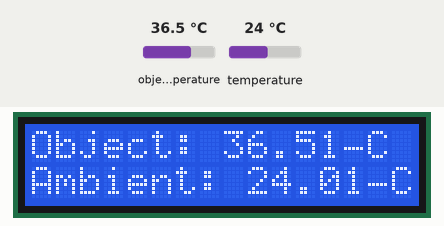
This sketch was run on a simulated Arduino Uno, built with avr-gcc and run on an emulated ATmega328P. Shown: 16×2 character LCD. The inputs (shaded band) are chosen by the test bench; at power-on: object temperature 36.5 °C, temperature 24 °C. What the sketch prints to the serial monitor is not drawn.

Above: at 1.2 s.
1.3 s: object temperature set to 20 °C
At 2.7 s:
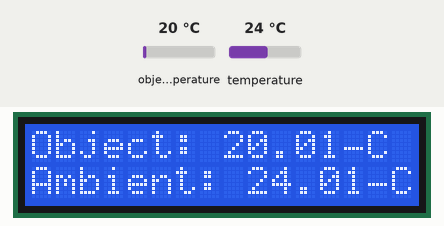
3.6 s: temperature set to 12 °C
At 5.5 s:
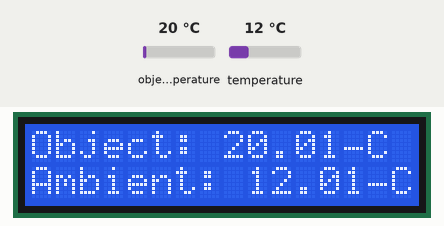
5.9 s: object temperature set to 26 °C
At 7.2 s:
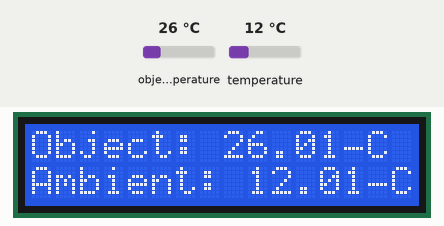
8.2 s: temperature set to 19 °C
At 8.9 s:
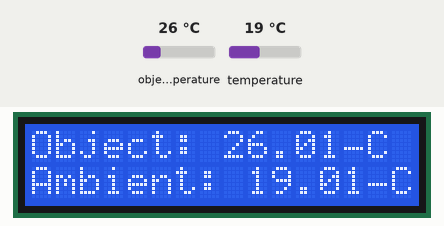
Timing chart, 0 to 11.2 s (numbered marks = the images above; inputs shaded):
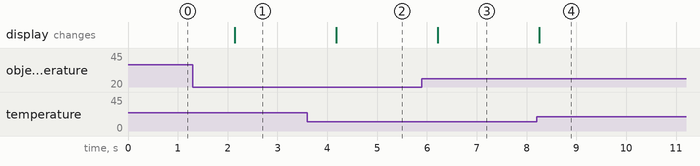

The sketch:

calor_y_lcd.ino
```cpp
#include <LiquidCrystal_I2C.h>
#include <Wire.h>
#include <SparkFunMLX90614.h>

LiquidCrystal_I2C lcd(0x27, 2, 1, 0, 4, 5, 6, 7, 3, POSITIVE);  // Set the LCD I2C address
IRTherm therm;

void setup() {
  // put your setup code here, to run once:
  Serial.begin(9600);
  therm.begin(0x2C);
  therm.setUnit(TEMP_C);
  lcd.begin(16,2);
  lcd.backlight();
  lcd.setCursor(0,0);
  lcd.print("Listo?");

}

void loop() {
  // put your main code here, to run repeatedly:
    lcd.clear();
    therm.read();
    Serial.print("Object: " + String(therm.object(), 2));
    Serial.write('°'); // Degree Symbol
    Serial.println("C");
    Serial.print("Ambient: " + String(therm.ambient(), 2));
    Serial.write('°'); // Degree Symbol
    Serial.println("C");
    Serial.println();
    lcd.print("Object: " + String(therm.object(), 2));
    lcd.write('°');
    lcd.print("C");
    lcd.setCursor(0, 1);
    lcd.print("Ambient: " + String(therm.ambient(), 2));
    lcd.write('°');
    lcd.print("C");
    delay(2000);
}
```

Measured:
- after the input at 1.3 s, the display: changes after 0.84 s (image 1)
- after the input at 3.6 s, the display: changes after 0.58 s (image 2)
- after the input at 5.9 s, the display: changes after 0.32 s (image 3)
- after the input at 8.2 s, the display: changes after 0.05 s (image 4)
